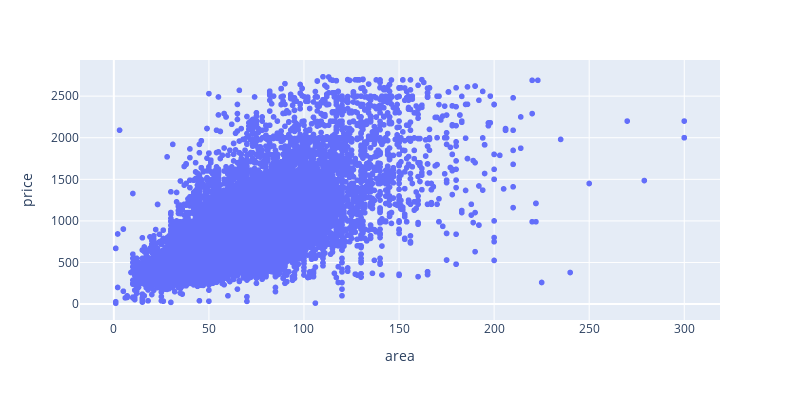

The cell this chart's notebook holds for it:
### Markdown cell above
### <a name="visualization">Visualization</a>

### Code cell
def explore(df, category='rented flat'):
    """ scatter plot (price over living area) of a property type """
    fig = px.scatter(df[(df['type'] == category) & (df['area'] > 0) & (df['price'] > 10) &#(df['price'] <=5000)&
                        (df['area'] <= 350)], x="area", y="price")
    fig.update_layout(width=800, height=400,
            #title_text=format_title("Price per living area", f"Rented flat"),
            font=dict(family="Open Sans"))
    fig.show()

explore(df2, category='rented flat')
#explore(df2, category='condominium')
#explore(df2, category='single-family home') 


#condominium single-family home
#print(df[(df['type'] =='rented flat') & (df['price'] <=5000) & (df['living_area'] >0)& (df['living_area'] <=350)].shape[0])

### Figure 1 — Plotly figure (JSON) as saved in the notebook; plotly's stock layout.template omitted (floating-point values rounded to 4 significant figures; data arrays with more than 128 entries replaced by an {"elided": "..."} marker saying what was removed)
{"data": [{"hovertemplate": "area=%{x}<br>price=%{y}<extra></extra>", "legendgroup": "", "marker": {"color": "#636efa", "symbol": "circle"}, "mode": "markers", "name": "", "showlegend": false, "type": "scattergl", "x": {"elided": "51652 int values"}, "xaxis": "x", "y": {"elided": "51652 float values"}, "yaxis": "y"}], "layout": {"font": {"family": "Open Sans"}, "height": 400, "legend": {"tracegroupgap": 0}, "margin": {"t": 60}, "width": 800, "xaxis": {"anchor": "y", "domain": [0, 1], "title": {"text": "area"}}, "yaxis": {"anchor": "x", "domain": [0, 1], "title": {"text": "price"}}}}
